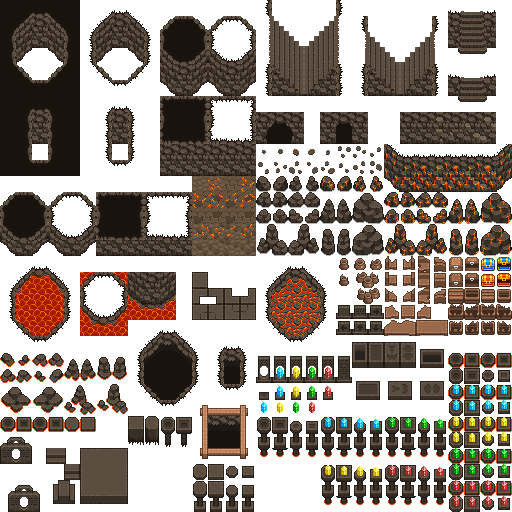
#> input picture assets/unused/farming-game-world/tilesets/FG_Magma_Dungeon.png, 512 x 512 px, found by its file name
$ python magma_sheet.py
#> lines starting #> are read from the running program, lines starting #| are printed output that depends on the picture
# The game's magma sheet (python3 tools/magma_sheet.py): ElvGames' FG_Magma_Dungeon as drawn, with four rows added under
# it (rows 32 to 35) that hold the walls the game builds its rooms from, composed from the sheet's own rectangular block
# of rock (tiles 10-12, 6-10: a rim three pixels wide round a dark top, a face two tiles tall). The game's rooms are frames
# seen from inside (30_arena wallPiece), the sheet's block is a mass seen from outside; so a room's west wall is the
# block's east side, its north wall the block's south rim and face, and its inside corners are joined here from the two.
# Laid out as the crypt's frame is (a rim in a tile's first eight rows over a face, 10_assets tallCrypt), so the magma's
# walls stand, stop feet and hide what is behind them exactly as the crypt's do.
#   cols 0-2, rows 32-35: the room frame (corner, top, corner / side, face, side / side, -, side / corner, bottom, corner)
#   col 3, rows 32-35: a mass's north-east corner, -, its south-east corner over the face, the face's end
#   cols 4-6, rows 32-35: a free block's atlas (10_assets cryptBlockAtlas: floor strip + north rim / dark / south rim + face / face)
# The dark of a wall's top is black, as the rock between the rooms and the dark beyond what has been seen.
from PIL import Image
T = 16
src = Image.open('assets/unused/farming-game-world/tilesets/FG_Magma_Dungeon.png').convert('RGBA')
#> src is the input picture: PIL image 512x512 RGBA; mean R, G, B, A 41, 31.2, 23.1, 137.3
out = Image.new('RGBA', (512, 512 + 4 * T), (0, 0, 0, 0)); out.paste(src, (0, 0))
#> after `out = Image.new('RGBA', (512, 512 + 4 * T), (0, 0, 0, 0))`: out: PIL image 512x576 RGBA; every value is 0
#> after `out.paste(src, (0, 0))`:
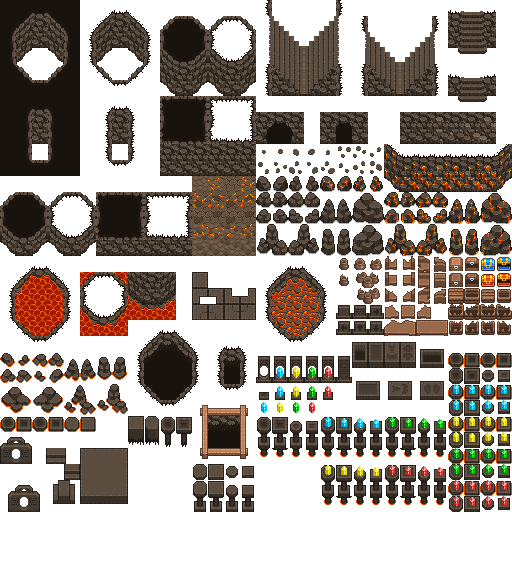
#> out: PIL image 512x576 RGBA; mean R, G, B, A 36.4, 27.7, 20.6, 122; transparent parts drawn white
DARK = (25, 19, 14, 255); BLACK = (0, 0, 0, 255)
def tile(tx, ty):
#> called with tx = 11, ty = 8
    t = src.crop((tx * T, ty * T, tx * T + T, ty * T + T)); p = t.load()
    for y in range(T):
        for x in range(T):
            if p[x, y] == DARK: p[x, y] = BLACK
    return t
def blank(): return Image.new('RGBA', (T, T), BLACK)
def rows(dst, s, sy, n, dy, x0=0, x1=T): dst.paste(s.crop((x0, sy, x1, sy + n)), (x0, dy))
def put(tx, ty, t): out.paste(t, (tx * T, ty * T))
N, F9, F10 = tile(11, 8), tile(11, 9), tile(11, 10)       # the block's south rim (rows 10-12 its ragged shade, 13-15 the rim), its face
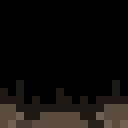
#> N: PIL image 16x16 RGBA (shown 8 times larger); mean R, G, B, A 15.4, 13, 10.7, 255
E, W, S = tile(12, 7), tile(10, 7), tile(11, 6)            # the block's east side (rim at the right), west side, north rim (rows 0-2, shade row 3)
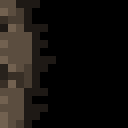
#> W: PIL image 16x16 RGBA (shown 8 times larger); mean R, G, B, A 21.5, 18.2, 15, 255
NE, SE = tile(12, 6), tile(12, 8)
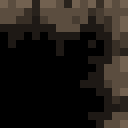
#> NE: PIL image 16x16 RGBA (shown 8 times larger); mean R, G, B, A 31.6, 26.7, 21.9, 255
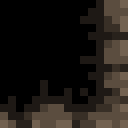
#> SE: PIL image 16x16 RGBA (shown 8 times larger); mean R, G, B, A 29.2, 24.7, 20.3, 255
def top(base=None, x0=0, x1=T):                            # a north wall's top: shade, rim, the face's first rows
#> called with x0 = 0, x1 = 16
    t = base or blank(); rows(t, N, 10, 6, 2, x0, x1); rows(t, F9, 8, 8, 8, x0, x1); return t
Y0 = 32
# the frame
put(1, Y0, top()); put(1, Y0 + 1, F10); put(1, Y0 + 3, S)
put(0, Y0 + 1, E); put(0, Y0 + 2, E); put(2, Y0 + 1, W); put(2, Y0 + 2, W)
def corner_top(side, mirror):                              # a room's north corner: the side wall's rim runs up beside the face to the top's rim, and no higher
    t = blank()
    if not mirror: rows(t, side, 5, 11, 5, 10, 16); rows(t, N, 10, 3, 2, 13, 16)
    else: rows(t, side, 5, 11, 5, 0, 6); rows(t, N, 10, 3, 2, 0, 3)
    return t
put(0, Y0, corner_top(E, False)); put(2, Y0, corner_top(W, True))
def corner_bot(side, mirror):                              # a room's south corner: the side wall's rim ends on the south wall's
    t = blank()
    if not mirror: rows(t, side, 0, 3, 0, 10, 16); rows(t, S, 3, 1, 3, 13, 16)
    else: rows(t, side, 0, 3, 0, 0, 6); rows(t, S, 3, 1, 3, 0, 3)
    return t
put(0, Y0 + 3, corner_bot(E, False)); put(2, Y0 + 3, corner_bot(W, True))
# a mass's corners
put(3, Y0, NE)
se = blank(); rows(se, SE, 10, 6, 2); rows(se, E, 0, 2, 0); rows(se, F9, 8, 8, 8); put(3, Y0 + 2, se)
#> in rows (call 13), `def rows(dst, s, sy, n, dy, x0=0, x1=T): dst.paste(s.crop((x0, sy, x1,..`:
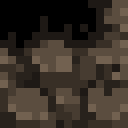
#> dst: PIL image 16x16 RGBA (shown 8 times larger); mean R, G, B, A 54.6, 46.1, 37.8, 255
put(3, Y0 + 3, F10)
# a free block's atlas
for i in range(3):
    a = Image.new('RGBA', (T, T), (0, 0, 0, 0)); rows(a, tile(10 + i, 6), 0, 8, 8); put(4 + i, Y0, a)
    put(4 + i, Y0 + 1, tile(10 + i, 7))
    b = blank(); s8 = tile(10 + i, 8); rows(b, s8, 8, 8, 0); rows(b, F9, 8, 8, 8); put(4 + i, Y0 + 2, b)
    put(4 + i, Y0 + 3, F10)
#> this loop made 3 passes
#> pass 1, in tile (call 11), `t = src.crop((tx * T, ty * T, tx * T + T, ty * T + T))`:
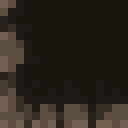
#> t: PIL image 16x16 RGBA (shown 8 times larger); mean R, G, B, A 42.7, 34.9, 27.8, 255
# every other dark top on the sheet's blocks stays as drawn (they are not built with)
out.save('crawler/assets/magma.png'); print('crawler/assets/magma.png', out.size)
#| crawler/assets/magma.png (512, 576)

$ run again, with assets/unused/farming-game-world/tilesets/FG_Abandoned_Mines.png copied over assets/unused/farming-game-world/tilesets/FG_Magma_Dungeon.png
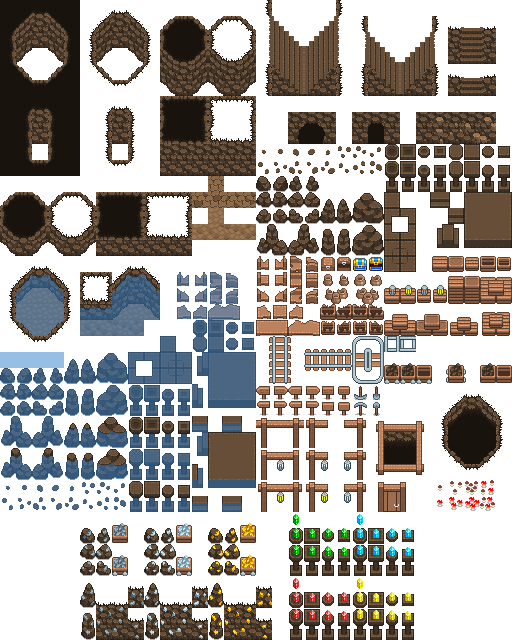
#> input picture assets/unused/farming-game-world/tilesets/FG_Abandoned_Mines.png, 512 x 640 px, found by its file name
#> src is the input picture: PIL image 512x640 RGBA; mean R, G, B, A 40.5, 35.8, 31.6, 124.5
#> `out.paste(src, (0, 0))`:
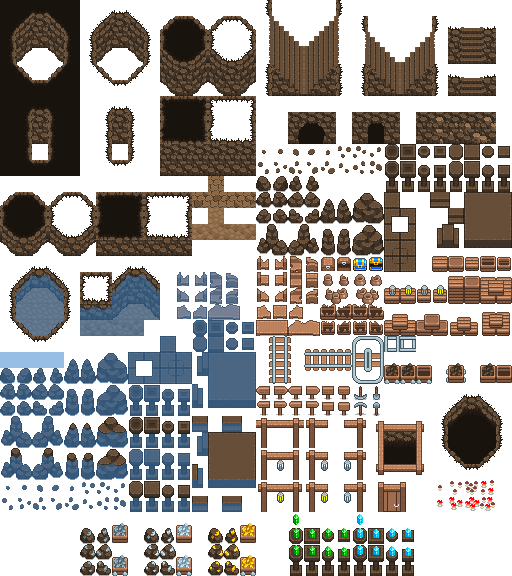
#> out: PIL image 512x576 RGBA; mean R, G, B, A 41.5, 37, 33.3, 128.5; transparent parts drawn white
#| crawler/assets/magma.png (512, 576)
